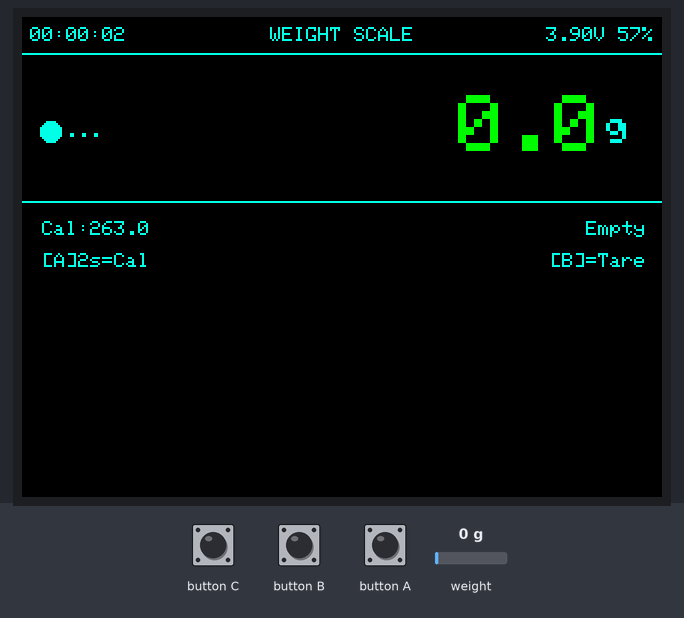
Bench run of a program on a simulated ESP32. Parts: 320×240 colour display. The test bench sets the inputs (shaded band); at power-on: weight on the scale 0 g. EEPROM starts erased.

Above: at 5.0 s.
5.1 s: weight on the scale set to 3 g
At 8.0 s:
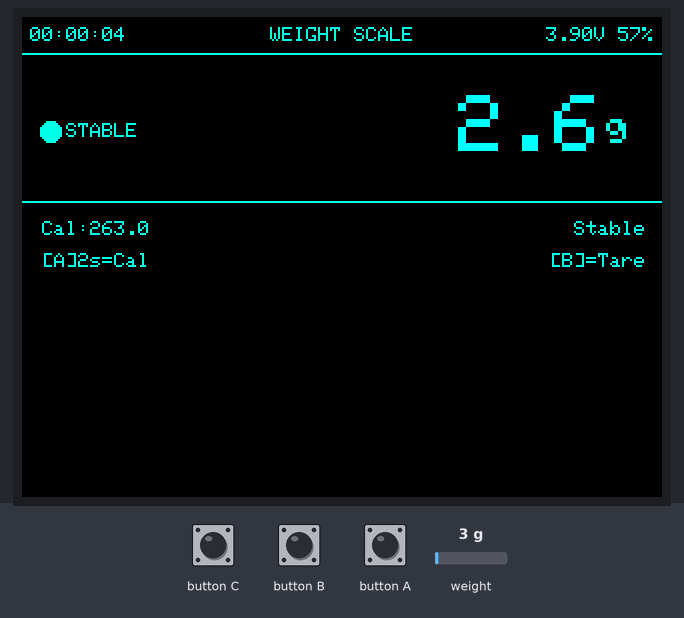
8.1 s: weight on the scale set to 1250 g
At 8.7 s:
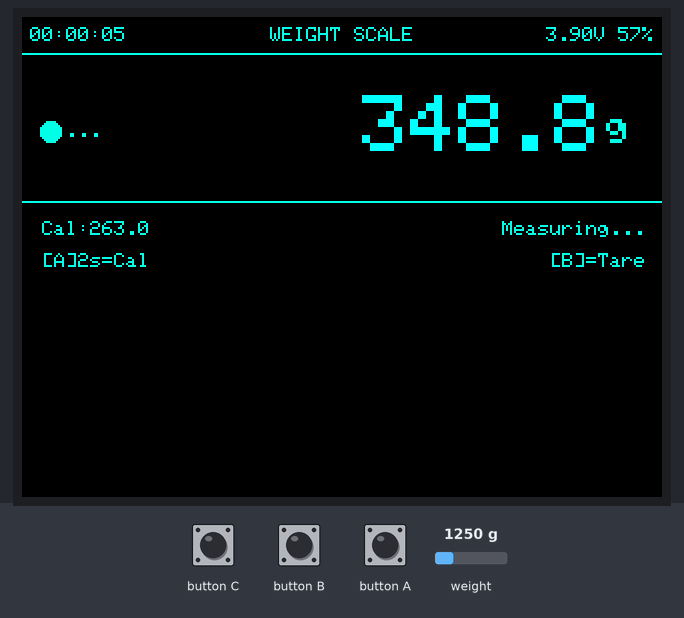
10.5 s: button B pressed for 0.3 s
At 11.8 s:
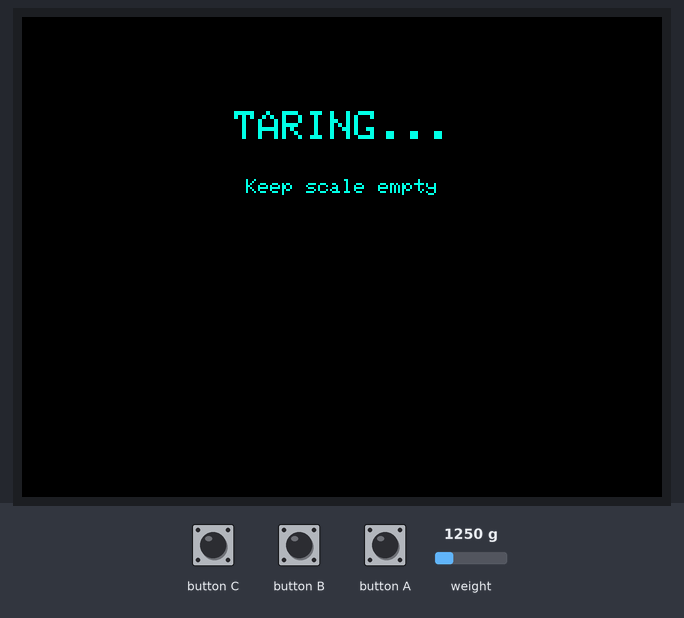
13.8 s: button B pressed for 1 s
At 16.0 s:
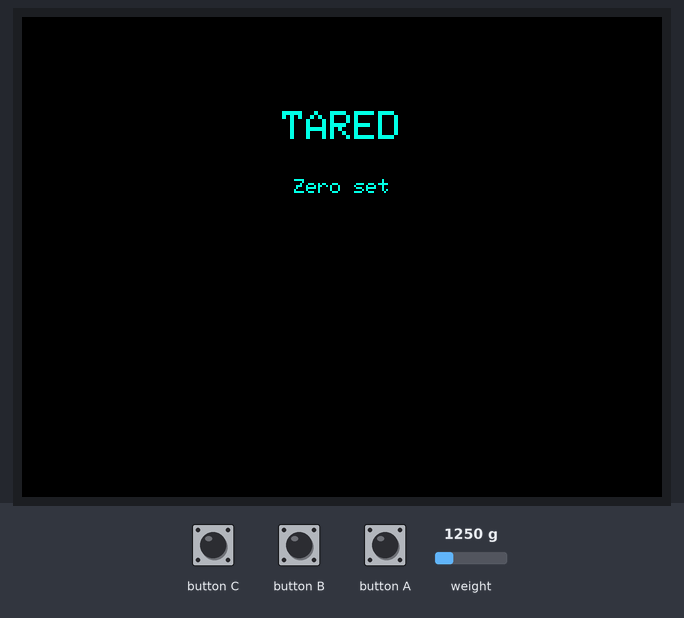
Timing chart, 0 to 17.5 s (numbered marks = the images above; inputs shaded):
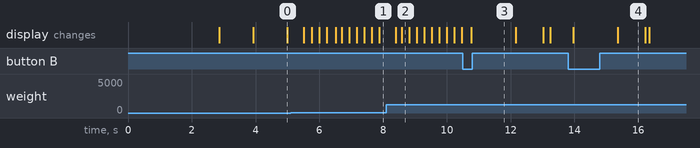

Measured:
- the behaviour switches between 1 and 2 g on weight on the scale (found by bisection; images 0 and 1)
- after the input at 8.1 s, the display: first changes after 0.29 s (image 2 shows a later state)
- after the input at 10.5 s, the display: changes after 0.26 s (image 3)
- after the input at 13.8 s, the display: first changes after 0.17 s (image 4 shows a later state)
- what the display in image 4 shows lasts 0.8 s, from 15.4 s to 16.2 s

The program:

main.cpp
```cpp
/*
 * ============================================================
 *  M5StickC Plus — HX711 Weight Scale
 *  PlatformIO / Arduino framework
 *
 *  Hardware connections — Grove port (HY2.0-4P, PORT.CUSTOM):
 *
 *   Weight Unit  │ Grove cable │ M5StickC Plus Grove pin
 *  ─────────────────────────────────────────────────────────
 *   GND          │ Black       │ GND
 *   5V           │ Red         │ 5V  (sourced via AXP192)
 *   CLK          │ Yellow      │ G32
 *   DAT          │ White       │ G33
 *
 *  Button mapping:
 *    BtnA (front, large) – hold 2 s → calibrate to 1 kg reference
 *    BtnB (side, small)  – short press → tare / zero
 * ============================================================
 */

#include <M5Unified.h>    // Must come before M5GFX when used together
#include <M5GFX.h>
#include <HX711_ADC.h>
#include <Preferences.h>

// ─── Pin definitions (Grove port / PORT.CUSTOM) ─────────────
#define HX711_SCK_PIN    32   // G32 – Yellow wire – CLK to HX711
#define HX711_DOUT_PIN   33   // G33 – White wire  – DAT from HX711

// ─── Calibration ────────────────────────────────────────────
#define CAL_REFERENCE_G     1000.0f // Reference weight in grams for calibration (e.g. 1000 g = 1 kg)
#define DEFAULT_CAL_FACTOR  263.0f
#define NVS_NAMESPACE       "scale"
#define NVS_KEY_CAL         "cal_factor"

// ─── Filter / stability settings ────────────────────────────
#define HX711_SAMPLES       32
#define EMA_ALPHA           0.15f
#define STABLE_THRESHOLD_G  3.0f
#define STABLE_COUNT_REQ    12
#define AUTO_TARE_THRESHOLD 8.0f
#define AUTO_TARE_SECONDS   8
#define DISPLAY_REFRESH_MS  80

// ─── Canvas — attached to M5.Display, NOT a standalone M5GFX ─
// M5.Display is initialised by M5.begin(); a separate M5GFX
// object would never be wired to the hardware and stays blank.
M5Canvas canvas(&M5.Display);

HX711_ADC   scale(HX711_DOUT_PIN, HX711_SCK_PIN);
Preferences prefs;

float    calFactor       = DEFAULT_CAL_FACTOR;
float    emaWeight       = 0.0f;
float    displayedWeight = 0.0f;
int      stableCount     = 0;
bool     isStable        = false;

uint32_t autoTareTimer   = 0;
uint32_t lastDisplayMs   = 0;
uint32_t uptimeSeconds   = 0;
uint32_t lastUptimeTick  = 0;

bool     btnAWasDown     = false;
uint32_t btnAHoldStart   = 0;
#define  CAL_HOLD_MS     2000

bool inCalMode = false;

// ─── Display dimensions (set after M5.begin()) ───────────────
int DISP_W = 240;
int DISP_H = 135;

// ─── Colour palette (16-bit RGB565) ─────────────────────────
static const uint32_t COL_BG      = 0x0000; // Dark blue background. to have black background change to 0x0000
static const uint32_t COL_PANEL   = 0x0000;
static const uint32_t COL_ACCENT  = 0xFFE0; //
static const uint32_t COL_GREEN   = 0xFFE0;
static const uint32_t COL_YELLOW  = 0xFFE0; //
static const uint32_t COL_RED     = 0xF800;
static const uint32_t COL_WHITE   = 0xFFFF;
static const uint32_t COL_GREY    = 0xFFE0;
static const uint32_t COL_DKGREY  = 0xFFE0;

// ─── NVS helpers ─────────────────────────────────────────────
void loadCalibration() {
    prefs.begin(NVS_NAMESPACE, true);
    calFactor = prefs.getFloat(NVS_KEY_CAL, DEFAULT_CAL_FACTOR);
    prefs.end();
}
void saveCalibration(float factor) {
    prefs.begin(NVS_NAMESPACE, false);
    prefs.putFloat(NVS_KEY_CAL, factor);
    prefs.end();
    calFactor = factor;
}

// ─── Battery ─────────────────────────────────────────────────
float getBattVolts() { return M5.Power.getBatteryVoltage() / 1000.0f; }
int   getBattPct()   {
    float v = getBattVolts();
    int p = (int)((v - 3.5f) / (4.2f - 3.5f) * 100.0f);
    return (p < 0) ? 0 : (p > 100) ? 100 : p;
}

// ─── Temporary full-screen message ──────────────────────────
void showMessage(const char* line1, const char* line2, uint32_t col, uint32_t ms) {
    canvas.fillSprite(COL_BG);
    canvas.fillRoundRect(10, 20, DISP_W - 20, DISP_H - 40, 8, COL_PANEL);
    canvas.setTextSize(2);
    canvas.setTextColor(col, COL_PANEL);
    canvas.setTextDatum(MC_DATUM);
    canvas.drawString(line1, DISP_W / 2, 55);
    canvas.setTextSize(1);
    canvas.setTextColor(COL_GREY, COL_PANEL);
    canvas.drawString(line2, DISP_W / 2, 85);
    canvas.pushSprite(0, 0);
    delay(ms);
}

// ─── Tare ────────────────────────────────────────────────────
void doTare() {
    showMessage("TARING...", "Keep scale empty", COL_YELLOW, 800);
    scale.tare();
    emaWeight     = 0.0f;
    stableCount   = 0;
    isStable      = false;
    autoTareTimer = millis();
    showMessage("TARED", "Zero set", COL_GREEN, 600);
}

// ─── Calibration ─────────────────────────────────────────────
void startCalibration() {
    showMessage("CAL MODE", "Remove all weight", COL_YELLOW, 1500);
    scale.tare();
    inCalMode = true;
    showMessage("Place 1 kg", "Then hold Btn A", COL_ACCENT, 1000);
}
void confirmCalibration() {
    float newFactor = scale.getNewCalibration(CAL_REFERENCE_G);
    saveCalibration(newFactor);
    scale.setCalFactor(newFactor);
    inCalMode = false;
    char msg[32];
    snprintf(msg, sizeof(msg), "Factor: %.1f", newFactor);
    showMessage("CAL DONE", msg, COL_GREEN, 1500);
    doTare();
}

// ─── Draw main screen ─────────────────────────────────────────
void drawScreen(float weightG, bool stable, bool calMode, const char* statusMsg) {
    canvas.fillSprite(COL_BG);

    // ── Top status bar ────────────────────────────────────────
    canvas.fillRect(0, 0, DISP_W, 18, COL_PANEL);

    char ubuf[16];
    snprintf(ubuf, sizeof(ubuf), "%02lu:%02lu:%02lu",
             uptimeSeconds / 3600,
             (uptimeSeconds % 3600) / 60,
             uptimeSeconds % 60);
    canvas.setTextSize(1);
    canvas.setTextDatum(ML_DATUM);
    canvas.setTextColor(COL_DKGREY, COL_PANEL);
    canvas.drawString(ubuf, 4, 9);

    canvas.setTextDatum(MC_DATUM);
    canvas.setTextColor(COL_ACCENT, COL_PANEL);
    canvas.drawString("WEIGHT SCALE", DISP_W / 2, 9);

    int   pct = getBattPct();
    float v   = getBattVolts();
    char bbuf[20];
    snprintf(bbuf, sizeof(bbuf), "%.2fV %d%%", v, pct);
    uint32_t batCol = (pct > 30) ? COL_GREEN : (pct > 15) ? COL_YELLOW : COL_RED;
    canvas.setTextDatum(MR_DATUM);
    canvas.setTextColor(batCol, COL_PANEL);
    canvas.drawString(bbuf, DISP_W - 4, 9);

    canvas.drawFastHLine(0, 18, DISP_W, COL_ACCENT);

    // ── Main weight panel ─────────────────────────────────────
    canvas.fillRoundRect(4, 22, DISP_W - 8, 68, 6, COL_PANEL);

    if (calMode) {
        canvas.setTextSize(1);
        canvas.setTextDatum(MC_DATUM);
        canvas.setTextColor(COL_YELLOW, COL_PANEL);
        canvas.drawString("CALIBRATING", DISP_W / 2, 38);
        canvas.setTextSize(2);
        canvas.setTextColor(COL_WHITE, COL_PANEL);
        canvas.drawString("Place 1 kg", DISP_W / 2, 60);
        canvas.setTextSize(1);
        canvas.setTextColor(COL_GREY, COL_PANEL);
        canvas.drawString("Hold Btn A to confirm", DISP_W / 2, 80);
    } else {
        bool useKg = (weightG >= 1000.0f);
        char wbuf[16];
        if (useKg)
            snprintf(wbuf, sizeof(wbuf), "%.3f", weightG / 1000.0f);
        else
            snprintf(wbuf, sizeof(wbuf), "%.1f", weightG);

        uint32_t wCol = (weightG < 1.0f) ? COL_RED :
                        useKg            ? COL_YELLOW  : COL_WHITE;

        canvas.setTextSize(4);
        canvas.setTextColor(wCol, COL_PANEL);
        canvas.setTextDatum(MR_DATUM);
        canvas.drawString(wbuf, DISP_W - 30, 55);

        canvas.setTextSize(2);
        canvas.setTextColor(COL_ACCENT, COL_PANEL);
        canvas.setTextDatum(ML_DATUM);
        canvas.drawString(useKg ? "kg" : "g", DISP_W - 28, 55);

        uint32_t dotCol = stable ? COL_GREEN : COL_DKGREY;
        canvas.fillCircle(14, 57, 5, dotCol);
        canvas.setTextSize(1);
        canvas.setTextColor(dotCol, COL_PANEL);
        canvas.setTextDatum(ML_DATUM);
        canvas.drawString(stable ? "STABLE" : "...", 22, 57);
    }

    // ── Bottom info bar ───────────────────────────────────────
    canvas.drawFastHLine(0, 92, DISP_W, COL_DKGREY);
    canvas.fillRoundRect(4, 95, DISP_W - 8, 37, 6, COL_PANEL);

    char cbuf[24];
    snprintf(cbuf, sizeof(cbuf), "Cal:%.1f", calFactor);
    canvas.setTextSize(1);
    canvas.setTextColor(COL_DKGREY, COL_PANEL);
    canvas.setTextDatum(ML_DATUM);
    canvas.drawString(cbuf, 10, 106);

    canvas.setTextColor(COL_GREY, COL_PANEL);
    canvas.setTextDatum(MR_DATUM);
    canvas.drawString(statusMsg, DISP_W - 8, 106);

    canvas.setTextColor(COL_ACCENT, COL_PANEL);
    canvas.setTextDatum(ML_DATUM);
    canvas.drawString("[A]2s=Cal", 10, 122);
    canvas.setTextDatum(MR_DATUM);
    canvas.drawString("[B]=Tare", DISP_W - 8, 122);

    canvas.pushSprite(0, 0);
}

// ─── Setup ───────────────────────────────────────────────────
void setup() {
    // M5.begin() initialises the display, buttons, power chip etc.
    // Do NOT call display.begin() separately — M5.Display is ready after this.
    auto cfg = M5.config();
    M5.begin(cfg);

    // Read actual display dimensions (accounts for rotation)
    M5.Display.setRotation(1);          // landscape
    M5.Display.setBrightness(160);
    DISP_W = M5.Display.width();
    DISP_H = M5.Display.height();

    // Create the full-screen canvas attached to M5.Display
    canvas.setColorDepth(16);
    canvas.createSprite(DISP_W, DISP_H);
    canvas.setTextFont(0);              // built-in font

    // Boot splash — push directly so it's visible immediately
    canvas.fillSprite(COL_BG);
    canvas.setTextSize(2);
    canvas.setTextColor(COL_ACCENT, COL_BG);
    canvas.setTextDatum(MC_DATUM);
    canvas.drawString("Weight Scale", DISP_W / 2, 40);
    canvas.setTextSize(1);
    canvas.setTextColor(COL_GREY, COL_BG);
    canvas.drawString("Initialising HX711...", DISP_W / 2, 68);
    canvas.drawString("Grove: G32=CLK  G33=DAT", DISP_W / 2, 84);
    canvas.pushSprite(0, 0);

    loadCalibration();

    scale.begin();
    scale.start(2000, true);    // 2 s warm-up + built-in tare

    if (scale.getTareTimeoutFlag()) {
        showMessage("HX711 ERROR", "Check Grove wiring!", COL_RED, 3000);
    }

    scale.setCalFactor(calFactor);
    scale.setSamplesInUse(HX711_SAMPLES);

    emaWeight      = 0.0f;
    autoTareTimer  = millis();
    lastDisplayMs  = millis();
    lastUptimeTick = millis();

    showMessage("READY", "Place weight on scale", COL_GREEN, 800);
}

// ─── Loop ────────────────────────────────────────────────────
void loop() {
    M5.update();
    uint32_t now = millis();

    // Uptime
    if (now - lastUptimeTick >= 1000) {
        uptimeSeconds++;
        lastUptimeTick = now;
    }

    // Non-blocking HX711 read
    if (scale.dataWaitingAsync()) {
        scale.updateAsync();
        float reading = scale.getData();
        emaWeight = EMA_ALPHA * reading + (1.0f - EMA_ALPHA) * emaWeight;
    }

    // Clamp noise around zero
    float w = emaWeight;
    if (w > -0.5f && w < 0.5f) w = 0.0f;
    if (w < 0.0f)               w = 0.0f;

    // Stability detection
    float delta = fabsf(w - displayedWeight);
    if (delta < STABLE_THRESHOLD_G) {
        if (stableCount < STABLE_COUNT_REQ + 10) stableCount++;
    } else {
        stableCount = 0;
    }
    isStable        = (stableCount >= STABLE_COUNT_REQ);
    displayedWeight = w;

    // Auto-tare when empty
    if (!inCalMode) {
        if (w < AUTO_TARE_THRESHOLD) {
            if ((now - autoTareTimer) >= (uint32_t)(AUTO_TARE_SECONDS * 1000)) {
                scale.tare();
                emaWeight     = 0.0f;
                autoTareTimer = now;
            }
        } else {
            autoTareTimer = now;
        }
    }

    // Button A – hold to calibrate
    if (M5.BtnA.isPressed()) {
        if (!btnAWasDown) {
            btnAWasDown   = true;
            btnAHoldStart = now;
        }
        if ((now - btnAHoldStart) >= CAL_HOLD_MS) {
            if (!inCalMode) startCalibration();
            else            confirmCalibration();
            btnAWasDown = false;
        }
    } else {
        btnAWasDown = false;
    }

    // Button B – manual tare
    if (M5.BtnB.wasPressed() && !inCalMode) {
        doTare();
        autoTareTimer = now;
    }

    // Status string
    const char* statusMsg =
        inCalMode                 ? "Place 1kg, hold A" :
        (isStable && w > 1.0f)   ? "Stable"            :
        (w < AUTO_TARE_THRESHOLD) ? "Empty"             :
                                    "Measuring...";

    // Refresh display
    if ((now - lastDisplayMs) >= DISPLAY_REFRESH_MS) {
        drawScreen(displayedWeight, isStable, inCalMode, statusMsg);
        lastDisplayMs = now;
    }

    delay(5);
}
```
